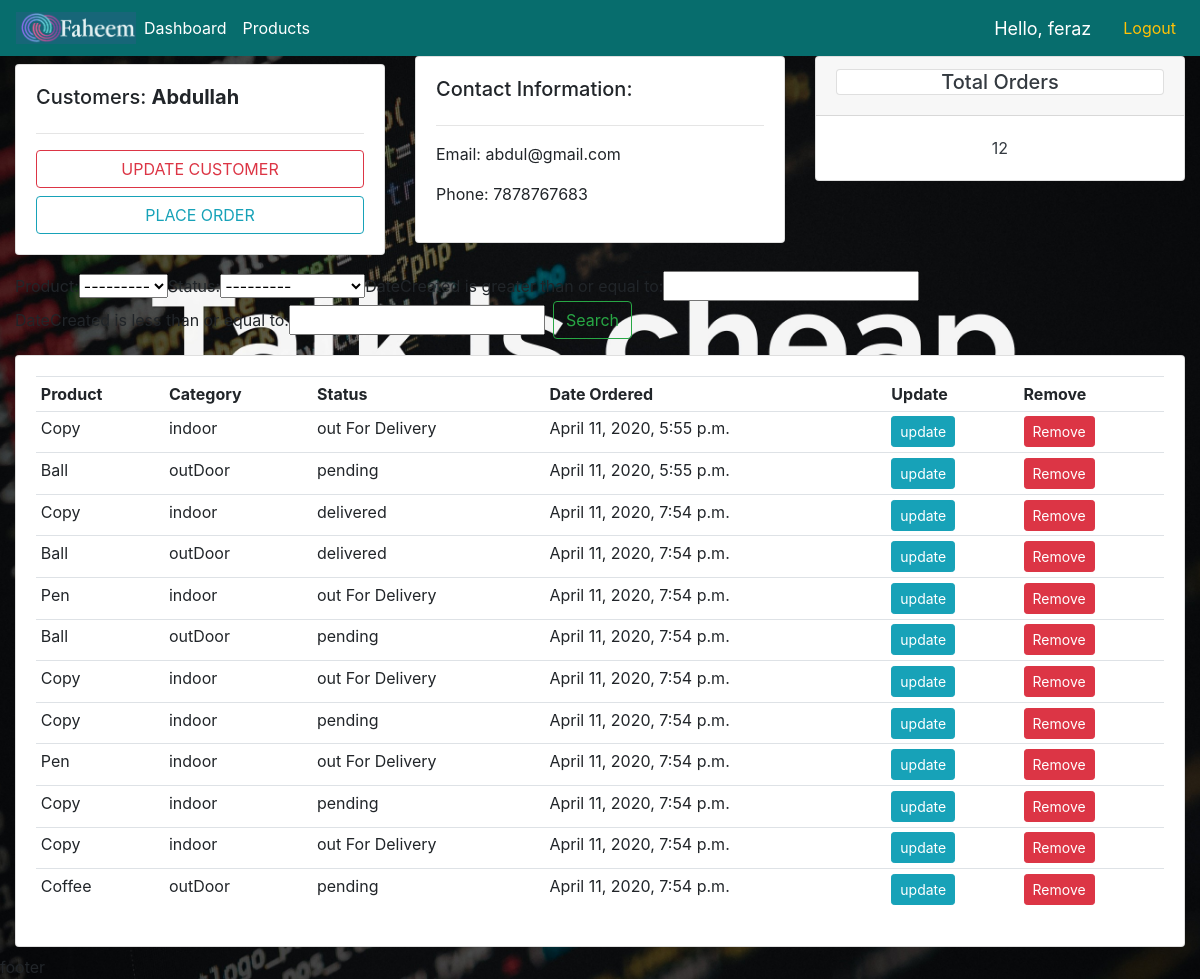
Screenshot of /customers/2 (signed in) with the database file from the repository.
### accounts/models.py (models this page shows, shortened)
class customer(models.Model):
    user = models.OneToOneField(User, null = True, blank = True, on_delete = models.CASCADE)
    name = models.CharField(max_length = 20, null= True)
    phone = models.CharField(max_length = 20, null= True)
    email = models.CharField(max_length = 20, null= True)
    profile_pic = models.ImageField(default = "profile1.png" , null = True, blank = True)
    dateCreated = models.DateTimeField(auto_now_add = True)

class order(models.Model):
    STATUS_CHOICES = [
        ('pending', 'pending'),
        ('out For Delivery', 'Out For Delivery'),
        ('delivered', 'Delivered'),
    ]
    customer = models.ForeignKey(customer, null = True, on_delete = models.SET_NULL )
    product = models.ForeignKey(product, null = True, on_delete = models.SET_NULL )
    dateCreated =  models.DateTimeField(auto_now_add = True)
    status = models.CharField(max_length = 20, null = True, choices = STATUS_CHOICES)

class product(models.Model):
    PRODUCT_CHOICES = (
        ('indoor', 'Indoor'),
        ('Out Door', 'Out Door')
    )
    name = models.CharField(max_length = 20, null= True)
    price = models.FloatField(null = True)
    category = models.CharField(max_length = 20, null = True, choices = PRODUCT_CHOICES)
    description = models.CharField(max_length = 20, blank = True, null= True)
    dateCreated =  models.DateTimeField(auto_now_add = True)
    tags = models.ManyToManyField(tag)
    def __str__(self):
        return self.name

### accounts/decorators.py (the view)
        def wrapper_func(request, *args, **kwargs):
            group = None
            if request.user.groups.exists():
                group = request.user.groups.all()[0].name
            if group in allowed_roles:
                return take_a_view_func(request, *args, **kwargs)
            else:
                return HttpResponse('You are not authorized to view this page')

### accounts/views.py (called while the page is built)
@login_required(login_url = 'loginPage')
@allowedUser(allowed_roles = ['admin'])
def customers(request,pk):
    Customer = customer.objects.get(id = pk)
    Order = Customer.order_set.all()
    orderCount = Order.count()
    myFilter = OrderFilter(request.GET, queryset = Order)
    Order= myFilter.qs
    context = {'Customer': Customer, 'Order' : Order, 'orderCount': orderCount, 'myFilter': myFilter}
    return render(request,'accounts/customers.html', context)

### accounts/templates/accounts/customers.html
{% extends 'accounts/base.html' %}
{% block content%}
<div class="row">
    <div class="col-md py-2">
        <div class="card card-body">
            <h5>Customers: <strong>{{Customer.name}}</strong></h5>
            <hr>
            <a href="#" class="btn btn-outline-danger btn-block text-uppercase">Update customer</a>
            <a href="{% url 'createOrder' Customer.id%}" class="btn btn-outline-info btn-block text-uppercase">Place Order</a>
        </div>
    </div>
    <div class="col-md">
        <div class="card card-body">
            <h5>Contact Information:</h5>
            <hr>
            <p>Email: {{Customer.email}}</p>
            <p>Phone: {{Customer.phone}}</p>
        </div>
    </div>
    <div class="col-md">
        <div class="card text-center text-white">
            <div class="card-header">
                <h5 class="card title text-dark">Total Orders</h5>
            </div>
            <div class="card-body">
                <he class="card-title text-dark">{{orderCount}}</he>
            </div>
        </div>
    </div>
</div>
<div class="row py-2">
    <div class="col-md">
        <form class="form-inline my-2 my-lg-0">
                {{myFilter.form}}
            <button class="btn btn-outline-success m-2 my-sm-0" type="submit">Search</button>
        </form>
    </div>
</div>
<div class="row py-2">
    <div class="col-md ">
        <div class="card card-body">
            <table class = "table table-sm">
                <tr>
                    <th scope="col">Product</th>
                    <th scope="col">Category</th>
                    <th scope="col">Status</th>
                    <th scope="col">Date Ordered</th>
                    <th scope="col">Update</th>
                    <th scope="col">Remove</th>
                </tr>
                {% for order in Order%}
                <tr>
                    <td>{{order.product}}</td>
                    <td>{{order.product.category}}</td>
                    <td>{{order.status}}</td>
                    <td>{{order.dateCreated}}</td>
                    <td><a class = "btn btn-sm btn-info " href="{% url 'updateOrder' order.id%}">update</a></td>
                    <td><a class = "btn btn-sm btn-danger" href="{% url 'deleteOrder' order.id%}">Remove</a></td>
                </tr>
                {% endfor %}
            </table>
        </div>
    </div>
</div>
{% endblock%}

### accounts/templates/accounts/navbar.html (shortened to what this page needs)
{% load static %}
<nav class="navbar navbar-expand-lg navbar-light ">
  <img id="img" src="{% static '/images/log.jpg' %}" alt="">
    <div class="collapse navbar-collapse" id="navbarNav">
      <ul class="navbar-nav ">
        {% if request.user.is_staff%}
        <li class="nav-item active">
          <a class="nav-link text-white" href="{% url 'home' %}">Dashboard<span class="sr-only">(current)</span></a>
        </li>
        <li class="nav-item">
          <a class="nav-link text-white" href="{% url 'products' %}" >Products</a>
        </li>
        {% else %}
        <li class="nav-item">
          <a class=" mx-5 nav-link text-white" href="{% url 'settings' %}" >Settings</a>
        </li>
        {%endif%}
      </ul>
    </div>
    <span class="text-white px-4" id="hello-msg">Hello, {{request.user}} </span>
    <span><a class = 'text-warning px-2' href="{% url 'logoutUser' %}">Logout</a></span>
  </nav>

### static/css/main.css (style rules this page uses)
body { background: url('./bg.jpg') no-repeat center center fixed; -webkit-background-size: cover; -moz-background-size: cover; background-size: cover; -o-background-size: cover; }
#img { width: 120px; height: 32px; }

### accounts/templates/accounts/navbar.html (style rules this page uses)
nav { background: #076d6d; }
#hello-msg { font-size: 18px; }

### rows the page displays
customer: name "Abdullah", email "abdul@gmail.com", phone "7878767683"
order: product "Copy", product.category "indoor", status "out For Delivery", dateCreated "April 11, 2020, 5:55 p.m."
order: product "Ball", product.category "outDoor", status "pending", dateCreated "April 11, 2020, 5:55 p.m."
order: product "Copy", product.category "indoor", status "delivered", dateCreated "April 11, 2020, 7:54 p.m."
order: product "Ball", product.category "outDoor", status "delivered", dateCreated "April 11, 2020, 7:54 p.m."
order: product "Pen", product.category "indoor", status "out For Delivery", dateCreated "April 11, 2020, 7:54 p.m."
order: product "Ball", product.category "outDoor", status "pending", dateCreated "April 11, 2020, 7:54 p.m."
order: product "Copy", product.category "indoor", status "out For Delivery", dateCreated "April 11, 2020, 7:54 p.m."
order: product "Copy", product.category "indoor", status "pending", dateCreated "April 11, 2020, 7:54 p.m."
order: product "Pen", product.category "indoor", status "out For Delivery", dateCreated "April 11, 2020, 7:54 p.m."
order: product "Copy", product.category "indoor", status "pending", dateCreated "April 11, 2020, 7:54 p.m."
order: product "Copy", product.category "indoor", status "out For Delivery", dateCreated "April 11, 2020, 7:54 p.m."
order: product "Coffee", product.category "outDoor", status "pending", dateCreated "April 11, 2020, 7:54 p.m."

### other values shown
{{ request.user }} "feraz"
{{ orderCount }} "12"
